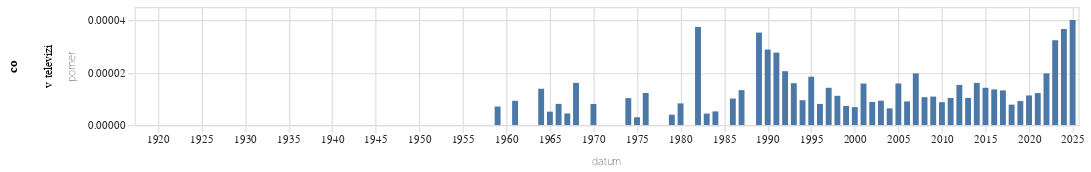

Notebook code for this chart:
### Code cell
graf(vyvoj_vyskytu("(?i)v televizi","v televizi"))

### Figure 1 — Vega-Lite specification as saved in the notebook (floating-point values rounded to 4 significant figures)
{"config": {"title": {"font": "Noticia Text", "fontSize": 11.5, "anchor": "start", "lineHeight": 19, "fontWeight": "bolder", "subtitleFont": "Noticia Text", "subtitleFontSize": 10, "subtitleLineHeight": 15, "subtitlePadding": 10, "dy": -10, "color": "#292829", "subtitleColor": "#292829"}, "axis": {"labelFont": "Asap", "titleFont": "Asap", "fontWeight": "lighter", "titleFontWeight": "lighter", "labelFontSize": 9, "titleFontSize": 9, "labelPadding": 2, "titlePadding": 9, "domainOpacity": 0, "tickColor": "#DCDDD6", "labelColor": "#292829"}, "legend": {"labelFont": "Asap", "labelFontWeight": "normal", "titleFont": "Asap", "titleFontWeight": "normal", "labelFontSize": 9, "titleFontSize": 9, "labelColor": "#292829"}}, "data": {"name": "data-46820c378003d2eb656b506571d63653"}, "mark": {"type": "bar"}, "encoding": {"row": {"field": "co", "type": "nominal"}, "x": {"field": "datum", "type": "temporal"}, "y": {"field": "pomer", "type": "quantitative"}}, "height": 100, "width": 800, "$schema": "https://vega.github.io/schema/vega-lite/v5.8.0.json", "datasets": {"data-46820c378003d2eb656b506571d63653": [{"datum": "1918-01-01T00:00:00", "vyskytu": 0, "pocet_slov": 172010, "pomer": 0.0, "co": "v televizi"}, {"datum": "1919-01-01T00:00:00", "vyskytu": 0, "pocet_slov": 1547459, "pomer": 0.0, "co": "v televizi"}, {"datum": "1920-01-01T00:00:00", "vyskytu": 0, "pocet_slov": 1557497, "pomer": 0.0, "co": "v televizi"}, {"datum": "1921-01-01T00:00:00", "vyskytu": 0, "pocet_slov": 1814119, "pomer": 0.0, "co": "v televizi"}, {"datum": "1922-01-01T00:00:00", "vyskytu": 0, "pocet_slov": 1739976, "pomer": 0.0, "co": "v televizi"}, {"datum": "1923-01-01T00:00:00", "vyskytu": 0, "pocet_slov": 1131296, "pomer": 0.0, "co": "v televizi"}, {"datum": "1924-01-01T00:00:00", "vyskytu": 0, "pocet_slov": 1386775, "pomer": 0.0, "co": "v televizi"}, {"datum": "1925-01-01T00:00:00", "vyskytu": 0, "pocet_slov": 989387, "pomer": 0.0, "co": "v televizi"}, {"datum": "1926-01-01T00:00:00", "vyskytu": 0, "pocet_slov": 1629693, "pomer": 0.0, "co": "v televizi"}, {"datum": "1927-01-01T00:00:00", "vyskytu": 0, "pocet_slov": 1725378, "pomer": 0.0, "co": "v televizi"}, {"datum": "1928-01-01T00:00:00", "vyskytu": 0, "pocet_slov": 1786584, "pomer": 0.0, "co": "v televizi"}, {"datum": "1929-01-01T00:00:00", "vyskytu": 0, "pocet_slov": 907519, "pomer": 0.0, "co": "v televizi"}, {"datum": "1930-01-01T00:00:00", "vyskytu": 0, "pocet_slov": 1990549, "pomer": 0.0, "co": "v televizi"}, {"datum": "1931-01-01T00:00:00", "vyskytu": 0, "pocet_slov": 1466185, "pomer": 0.0, "co": "v televizi"}, {"datum": "1932-01-01T00:00:00", "vyskytu": 0, "pocet_slov": 1117587, "pomer": 0.0, "co": "v televizi"}, {"datum": "1933-01-01T00:00:00", "vyskytu": 0, "pocet_slov": 1230441, "pomer": 0.0, "co": "v televizi"}, {"datum": "1934-01-01T00:00:00", "vyskytu": 0, "pocet_slov": 874472, "pomer": 0.0, "co": "v televizi"}, {"datum": "1935-01-01T00:00:00", "vyskytu": 0, "pocet_slov": 712050, "pomer": 0.0, "co": "v televizi"}, {"datum": "1936-01-01T00:00:00", "vyskytu": 0, "pocet_slov": 958205, "pomer": 0.0, "co": "v televizi"}, {"datum": "1937-01-01T00:00:00", "vyskytu": 0, "pocet_slov": 733783, "pomer": 0.0, "co": "v televizi"}, {"datum": "1938-01-01T00:00:00", "vyskytu": 0, "pocet_slov": 383461, "pomer": 0.0, "co": "v televizi"}, {"datum": "1945-01-01T00:00:00", "vyskytu": 0, "pocet_slov": 140144, "pomer": 0.0, "co": "v televizi"}, {"datum": "1946-01-01T00:00:00", "vyskytu": 0, "pocet_slov": 1129068, "pomer": 0.0, "co": "v televizi"}, {"datum": "1947-01-01T00:00:00", "vyskytu": 0, "pocet_slov": 1083098, "pomer": 0.0, "co": "v televizi"}, {"datum": "1948-01-01T00:00:00", "vyskytu": 0, "pocet_slov": 618132, "pomer": 0.0, "co": "v televizi"}, {"datum": "1949-01-01T00:00:00", "vyskytu": 0, "pocet_slov": 357203, "pomer": 0.0, "co": "v televizi"}, {"datum": "1950-01-01T00:00:00", "vyskytu": 0, "pocet_slov": 208781, "pomer": 0.0, "co": "v televizi"}, {"datum": "1951-01-01T00:00:00", "vyskytu": 0, "pocet_slov": 219888, "pomer": 0.0, "co": "v televizi"}, {"datum": "1952-01-01T00:00:00", "vyskytu": 0, "pocet_slov": 189920, "pomer": 0.0, "co": "v televizi"}, {"datum": "1953-01-01T00:00:00", "vyskytu": 0, "pocet_slov": 114518, "pomer": 0.0, "co": "v televizi"}, {"datum": "1954-01-01T00:00:00", "vyskytu": 0, "pocet_slov": 98416, "pomer": 0.0, "co": "v televizi"}, {"datum": "1955-01-01T00:00:00", "vyskytu": 0, "pocet_slov": 78833, "pomer": 0.0, "co": "v televizi"}, {"datum": "1956-01-01T00:00:00", "vyskytu": 0, "pocet_slov": 138430, "pomer": 0.0, "co": "v televizi"}, {"datum": "1957-01-01T00:00:00", "vyskytu": 0, "pocet_slov": 137388, "pomer": 0.0, "co": "v televizi"}, {"datum": "1958-01-01T00:00:00", "vyskytu": 0, "pocet_slov": 142112, "pomer": 0.0, "co": "v televizi"}, {"datum": "1959-01-01T00:00:00", "vyskytu": 1, "pocet_slov": 141333, "pomer": 7.075e-06, "co": "v televizi"}, {"datum": "1960-01-01T00:00:00", "vyskytu": 0, "pocet_slov": 181817, "pomer": 0.0, "co": "v televizi"}, {"datum": "1961-01-01T00:00:00", "vyskytu": 2, "pocet_slov": 216288, "pomer": 9.247e-06, "co": "v televizi"}, {"datum": "1962-01-01T00:00:00", "vyskytu": 0, "pocet_slov": 98793, "pomer": 0.0, "co": "v televizi"}, {"datum": "1963-01-01T00:00:00", "vyskytu": 0, "pocet_slov": 139432, "pomer": 0.0, "co": "v televizi"}, {"datum": "1964-01-01T00:00:00", "vyskytu": 4, "pocet_slov": 288820, "pomer": 1.385e-05, "co": "v televizi"}, {"datum": "1965-01-01T00:00:00", "vyskytu": 1, "pocet_slov": 194814, "pomer": 5.133e-06, "co": "v televizi"}, {"datum": "1966-01-01T00:00:00", "vyskytu": 2, "pocet_slov": 247115, "pomer": 8.093e-06, "co": "v televizi"}, {"datum": "1967-01-01T00:00:00", "vyskytu": 1, "pocet_slov": 225198, "pomer": 4.441e-06, "co": "v televizi"}, {"datum": "1968-01-01T00:00:00", "vyskytu": 9, "pocet_slov": 559905, "pomer": 1.607e-05, "co": "v televizi"}, {"datum": "1969-01-01T00:00:00", "vyskytu": 0, "pocet_slov": 368721, "pomer": 0.0, "co": "v televizi"}, {"datum": "1970-01-01T00:00:00", "vyskytu": 2, "pocet_slov": 248046, "pomer": 8.063e-06, "co": "v televizi"}, {"datum": "1971-01-01T00:00:00", "vyskytu": 0, "pocet_slov": 263102, "pomer": 0.0, "co": "v televizi"}, {"datum": "1972-01-01T00:00:00", "vyskytu": 0, "pocet_slov": 213032, "pomer": 0.0, "co": "v televizi"}, {"datum": "1973-01-01T00:00:00", "vyskytu": 0, "pocet_slov": 280835, "pomer": 0.0, "co": "v televizi"}, {"datum": "1974-01-01T00:00:00", "vyskytu": 3, "pocet_slov": 291980, "pomer": 1.027e-05, "co": "v televizi"}, {"datum": "1975-01-01T00:00:00", "vyskytu": 1, "pocet_slov": 335255, "pomer": 2.983e-06, "co": "v televizi"}, {"datum": "1976-01-01T00:00:00", "vyskytu": 3, "pocet_slov": 244998, "pomer": 1.224e-05, "co": "v televizi"}, {"datum": "1977-01-01T00:00:00", "vyskytu": 0, "pocet_slov": 253702, "pomer": 0.0, "co": "v televizi"}, {"datum": "1978-01-01T00:00:00", "vyskytu": 0, "pocet_slov": 289894, "pomer": 0.0, "co": "v televizi"}, {"datum": "1979-01-01T00:00:00", "vyskytu": 1, "pocet_slov": 252883, "pomer": 3.954e-06, "co": "v televizi"}, {"datum": "1980-01-01T00:00:00", "vyskytu": 2, "pocet_slov": 242065, "pomer": 8.262e-06, "co": "v televizi"}, {"datum": "1981-01-01T00:00:00", "vyskytu": 0, "pocet_slov": 134899, "pomer": 0.0, "co": "v televizi"}, {"datum": "1982-01-01T00:00:00", "vyskytu": 7, "pocet_slov": 186973, "pomer": 3.744e-05, "co": "v televizi"}, {"datum": "1983-01-01T00:00:00", "vyskytu": 1, "pocet_slov": 227768, "pomer": 4.39e-06, "co": "v televizi"}, {"datum": "1984-01-01T00:00:00", "vyskytu": 1, "pocet_slov": 191735, "pomer": 5.216e-06, "co": "v televizi"}, {"datum": "1985-01-01T00:00:00", "vyskytu": 0, "pocet_slov": 165973, "pomer": 0.0, "co": "v televizi"}, {"datum": "1986-01-01T00:00:00", "vyskytu": 1, "pocet_slov": 98877, "pomer": 1.011e-05, "co": "v televizi"}, {"datum": "1987-01-01T00:00:00", "vyskytu": 2, "pocet_slov": 149991, "pomer": 1.333e-05, "co": "v televizi"}, {"datum": "1988-01-01T00:00:00", "vyskytu": 0, "pocet_slov": 167631, "pomer": 0.0, "co": "v televizi"}, {"datum": "1989-01-01T00:00:00", "vyskytu": 9, "pocet_slov": 255151, "pomer": 3.527e-05, "co": "v televizi"}, {"datum": "1990-01-01T00:00:00", "vyskytu": 24, "pocet_slov": 833434, "pomer": 2.88e-05, "co": "v televizi"}, {"datum": "1991-01-01T00:00:00", "vyskytu": 39, "pocet_slov": 1410605, "pomer": 2.765e-05, "co": "v televizi"}, {"datum": "1992-01-01T00:00:00", "vyskytu": 25, "pocet_slov": 1217148, "pomer": 2.054e-05, "co": "v televizi"}, {"datum": "1993-01-01T00:00:00", "vyskytu": 18, "pocet_slov": 1127475, "pomer": 1.596e-05, "co": "v televizi"}, {"datum": "1994-01-01T00:00:00", "vyskytu": 9, "pocet_slov": 948063, "pomer": 9.493e-06, "co": "v televizi"}, {"datum": "1995-01-01T00:00:00", "vyskytu": 21, "pocet_slov": 1138209, "pomer": 1.845e-05, "co": "v televizi"}, {"datum": "1996-01-01T00:00:00", "vyskytu": 10, "pocet_slov": 1240947, "pomer": 8.058e-06, "co": "v televizi"}, {"datum": "1997-01-01T00:00:00", "vyskytu": 31, "pocet_slov": 2179318, "pomer": 1.422e-05, "co": "v televizi"}, {"datum": "1998-01-01T00:00:00", "vyskytu": 17, "pocet_slov": 1522654, "pomer": 1.116e-05, "co": "v televizi"}, {"datum": "1999-01-01T00:00:00", "vyskytu": 18, "pocet_slov": 2465372, "pomer": 7.301e-06, "co": "v televizi"}, {"datum": "2000-01-01T00:00:00", "vyskytu": 17, "pocet_slov": 2483127, "pomer": 6.846e-06, "co": "v televizi"}, {"datum": "2001-01-01T00:00:00", "vyskytu": 39, "pocet_slov": 2462192, "pomer": 1.584e-05, "co": "v televizi"}, {"datum": "2002-01-01T00:00:00", "vyskytu": 17, "pocet_slov": 1931845, "pomer": 8.8e-06, "co": "v televizi"}, {"datum": "2003-01-01T00:00:00", "vyskytu": 24, "pocet_slov": 2578085, "pomer": 9.309e-06, "co": "v televizi"}, {"datum": "2004-01-01T00:00:00", "vyskytu": 15, "pocet_slov": 2351739, "pomer": 6.378e-06, "co": "v televizi"}, {"datum": "2005-01-01T00:00:00", "vyskytu": 41, "pocet_slov": 2582168, "pomer": 1.588e-05, "co": "v televizi"}, {"datum": "2006-01-01T00:00:00", "vyskytu": 14, "pocet_slov": 1552476, "pomer": 9.018e-06, "co": "v televizi"}, {"datum": "2007-01-01T00:00:00", "vyskytu": 36, "pocet_slov": 1826653, "pomer": 1.971e-05, "co": "v televizi"}, {"datum": "2008-01-01T00:00:00", "vyskytu": 19, "pocet_slov": 1786832, "pomer": 1.063e-05, "co": "v televizi"}, {"datum": "2009-01-01T00:00:00", "vyskytu": 23, "pocet_slov": 2116415, "pomer": 1.087e-05, "co": "v televizi"}, {"datum": "2010-01-01T00:00:00", "vyskytu": 15, "pocet_slov": 1718642, "pomer": 8.728e-06, "co": "v televizi"}, {"datum": "2011-01-01T00:00:00", "vyskytu": 26, "pocet_slov": 2512843, "pomer": 1.035e-05, "co": "v televizi"}, {"datum": "2012-01-01T00:00:00", "vyskytu": 33, "pocet_slov": 2154063, "pomer": 1.532e-05, "co": "v televizi"}, {"datum": "2013-01-01T00:00:00", "vyskytu": 13, "pocet_slov": 1253654, "pomer": 1.037e-05, "co": "v televizi"}, {"datum": "2014-01-01T00:00:00", "vyskytu": 45, "pocet_slov": 2797907, "pomer": 1.608e-05, "co": "v televizi"}, {"datum": "2015-01-01T00:00:00", "vyskytu": 41, "pocet_slov": 2883253, "pomer": 1.422e-05, "co": "v televizi"}, {"datum": "2016-01-01T00:00:00", "vyskytu": 42, "pocet_slov": 3088746, "pomer": 1.36e-05, "co": "v televizi"}, {"datum": "2017-01-01T00:00:00", "vyskytu": 33, "pocet_slov": 2494184, "pomer": 1.323e-05, "co": "v televizi"}, {"datum": "2018-01-01T00:00:00", "vyskytu": 23, "pocet_slov": 2950192, "pomer": 7.796e-06, "co": "v televizi"}, {"datum": "2019-01-01T00:00:00", "vyskytu": 31, "pocet_slov": 3385704, "pomer": 9.156e-06, "co": "v televizi"}, {"datum": "2020-01-01T00:00:00", "vyskytu": 41, "pocet_slov": 3628168, "pomer": 1.13e-05, "co": "v televizi"}, {"datum": "2021-01-01T00:00:00", "vyskytu": 37, "pocet_slov": 3028906, "pomer": 1.222e-05, "co": "v televizi"}, {"datum": "2022-01-01T00:00:00", "vyskytu": 82, "pocet_slov": 4156918, "pomer": 1.973e-05, "co": "v televizi"}, {"datum": "2023-01-01T00:00:00", "vyskytu": 147, "pocet_slov": 4543342, "pomer": 3.236e-05, "co": "v televizi"}, {"datum": "2024-01-01T00:00:00", "vyskytu": 164, "pocet_slov": 4476204, "pomer": 3.664e-05, "co": "v televizi"}, {"datum": "2025-01-01T00:00:00", "vyskytu": 91, "pocet_slov": 2270797, "pomer": 4.007e-05, "co": "v televizi"}]}}
